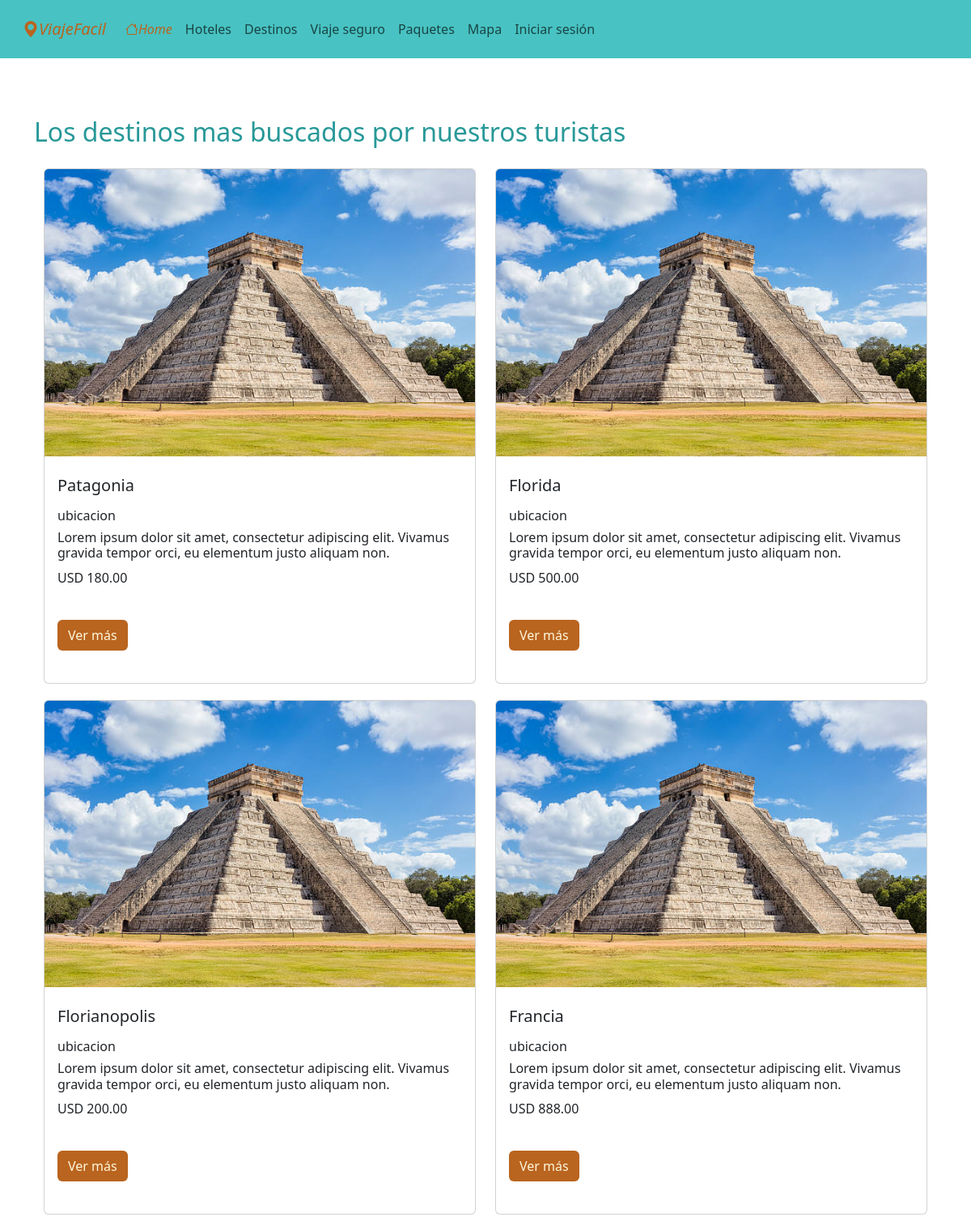
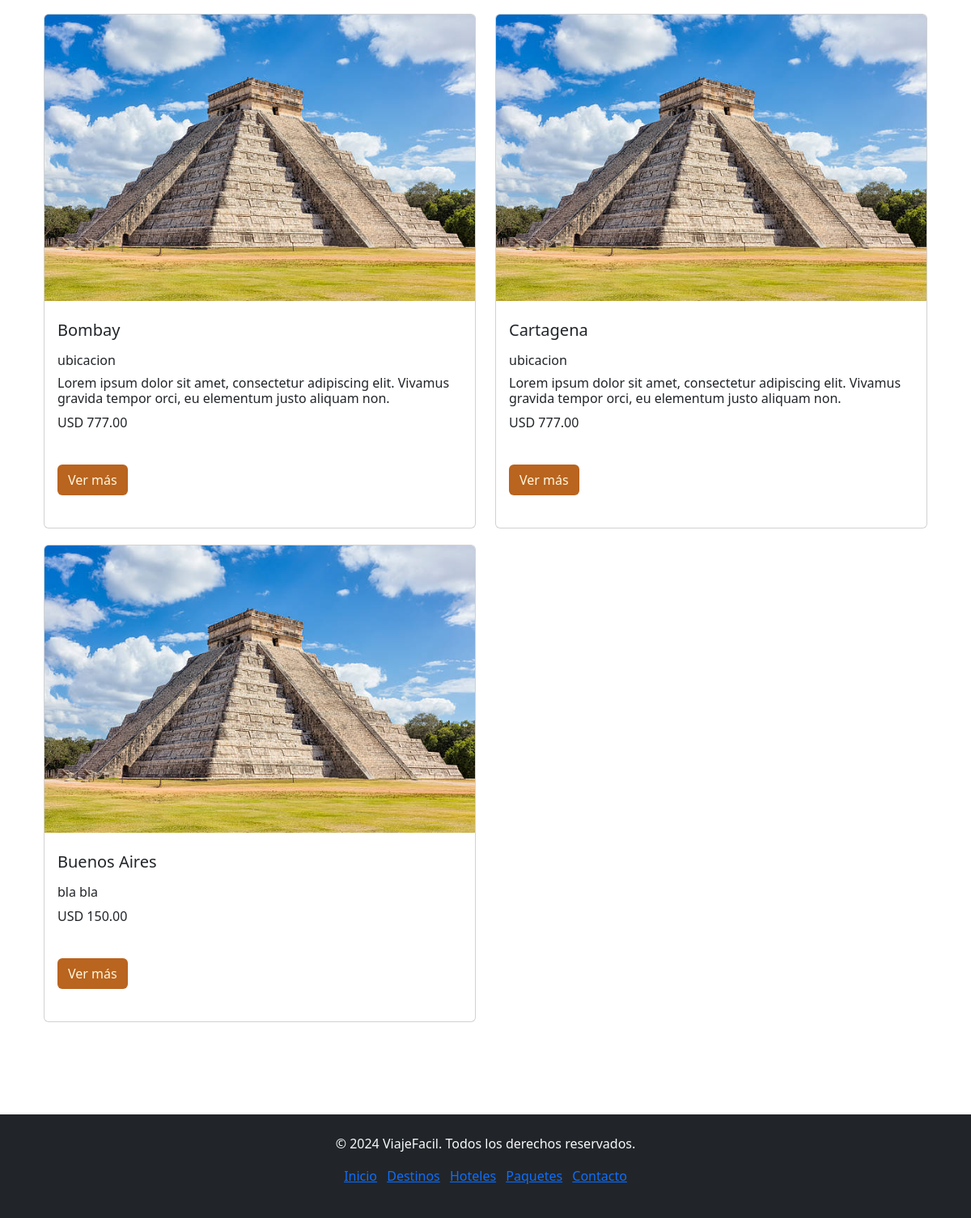
The app's page /destinos/ with its own data (2 pictures, top to bottom).
### viajefacil/models.py (models this page shows, shortened)
class Destino(models.Model):
    titulo = models.CharField(max_length=150)
    descripcion = models.TextField(max_length=200)
    ubicacion = models.TextField(max_length=200)
    precio = models.DecimalField(max_digits=10, decimal_places=2,default=0)
    updated = models.DateTimeField(auto_now= True)
    created = models.DateTimeField(auto_now_add= True)
    class Meta:
        verbose_name_plural = "Destino"

### viajefacil/views.py (the view)
# urls.py: path('destinos/',views.destinos),
def destinos(request):
    destino = Destino.objects.all()
    return render(request, 'destinos.html', {'destino': destino})

### templates/destinos.html (shortened to what this page needs)
{% extends "layouts/main.html" %}
{% load static %}
{% block content %}
        <h2 class="my-4 subtitulo">Los destinos mas buscados por nuestros turistas</h2>
        <div class="container">
            <div class="row">
                {% for d in destino %}
                    <div class="col-12 col-md-6 mb-3">
                        <div class="card">
                            <img src="{% static 'images/mexico.jpg' %}" class="card-img-top img_destino" alt="">
                            <div class="card-body">
                                <h5 class="card-title py-2">{{ d.titulo }}</h5>
                                <h6 class="card-text mb-2">{{ d.ubicacion }}</h6>
                                <h6 class="card-text mb-2">{{ d.descripcion }}</h6>
                                <p>USD {{ d.precio }}</p>
                                <a href='#' class="btn button my-4"> Ver más </a>
                            </div>
                        </div>
                    </div>
                {% endfor %}
            </div>
        </div>
{% endblock %}

### static/css/style.css (style rules this page uses)
body { margin: 0; padding: 0; }
.img_destino { width: 100%; height: auto; }
.col-md-6 { padding: 2px; }
.subtitulo { color: #289898; }
.card-body { padding: 2px; }
.row { margin: 0; padding: 0; }
.btn.button { color: #fff8dc; background-color: #b9641f; }

### records on screen
Destino: titulo "Patagonia", ubicacion "ubicacion", descripcion "Lorem ipsum dolor sit amet, consectetur adipiscing elit. Vivamus gravida tempor orci, eu elementum justo aliquam non.", precio "180.00"
Destino: titulo "Florida", ubicacion "ubicacion", descripcion "Lorem ipsum dolor sit amet, consectetur adipiscing elit. Vivamus gravida tempor orci, eu elementum justo aliquam non.", precio "500.00"
Destino: titulo "Florianopolis", ubicacion "ubicacion", descripcion "Lorem ipsum dolor sit amet, consectetur adipiscing elit. Vivamus gravida tempor orci, eu elementum justo aliquam non.", precio "200.00"
Destino: titulo "Francia", ubicacion "ubicacion", descripcion "Lorem ipsum dolor sit amet, consectetur adipiscing elit. Vivamus gravida tempor orci, eu elementum justo aliquam non.", precio "888.00"
Destino: titulo "Bombay", ubicacion "ubicacion", descripcion "Lorem ipsum dolor sit amet, consectetur adipiscing elit. Vivamus gravida tempor orci, eu elementum justo aliquam non.", precio "777.00"
Destino: titulo "Cartagena", ubicacion "ubicacion", descripcion "Lorem ipsum dolor sit amet, consectetur adipiscing elit. Vivamus gravida tempor orci, eu elementum justo aliquam non.", precio "777.00"
Destino: titulo "Buenos Aires", descripcion "bla bla", precio "150.00"
